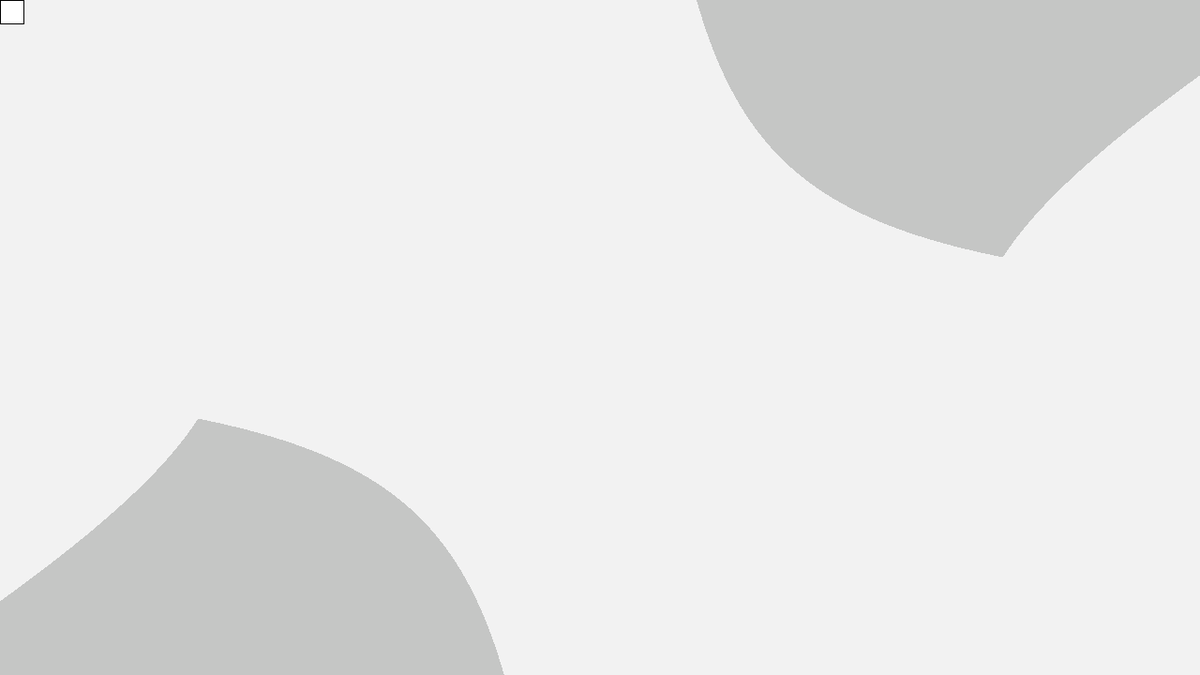
Frame 1 (no input)
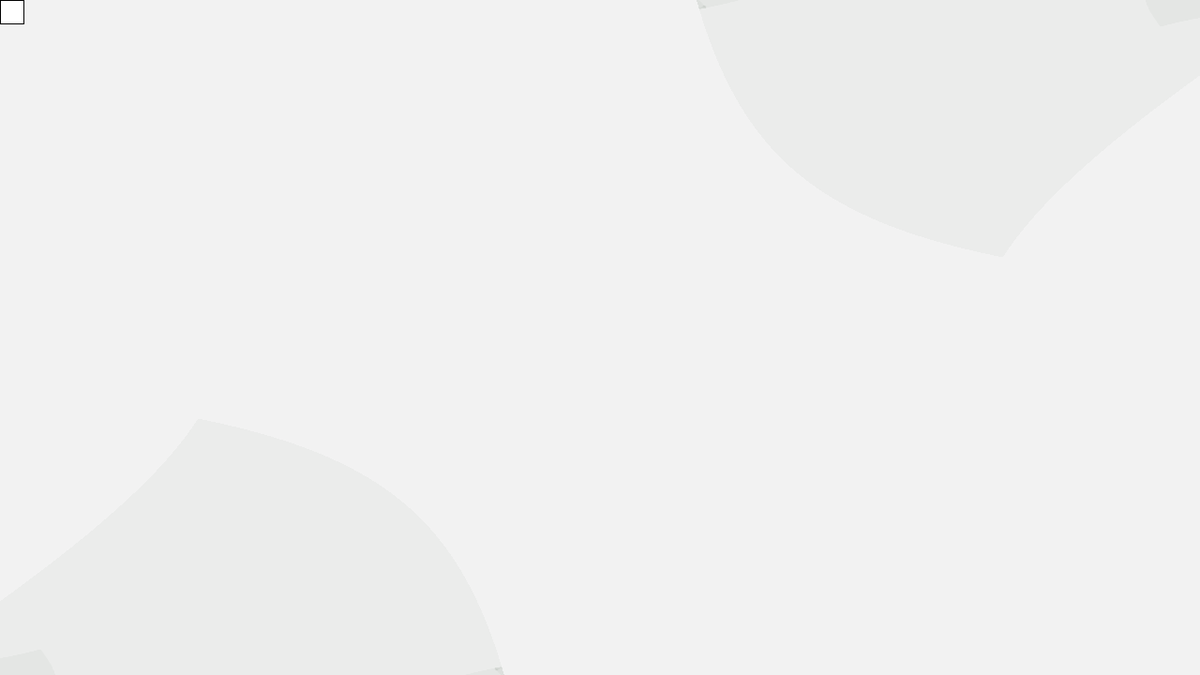
Frame 60 (the mouse pressed at the canvas centre just before this capture)
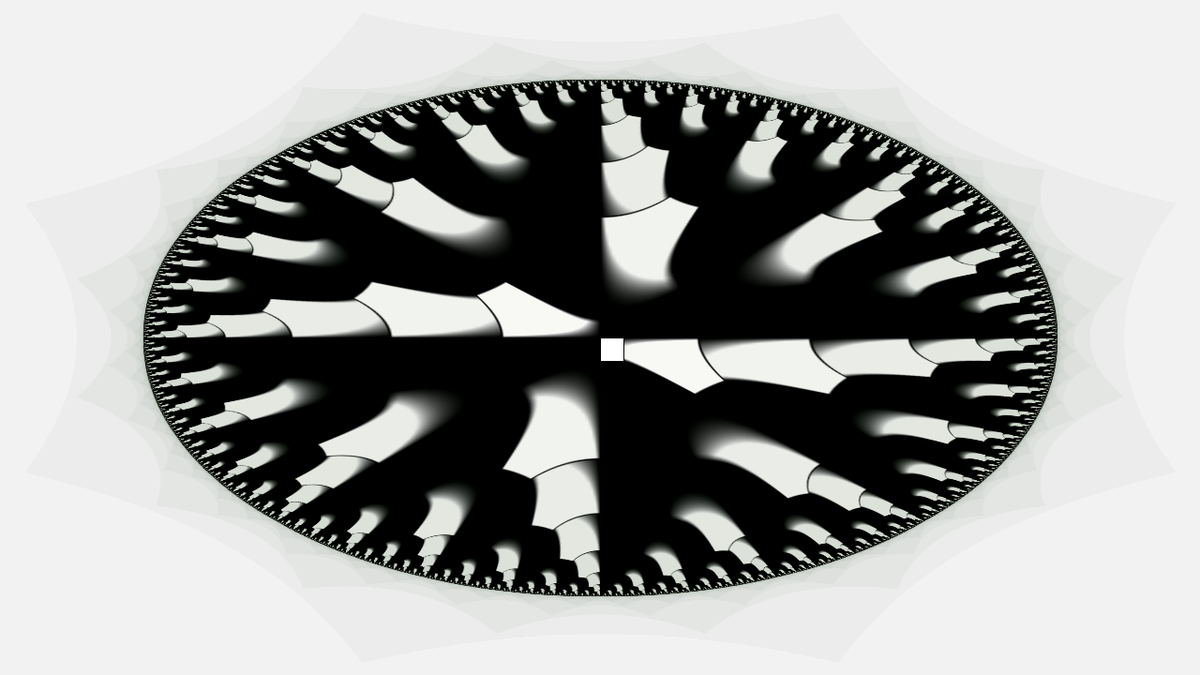
Frame 120 (the mouse held since frame 60 and released just before this capture)

The Processing sketch that drew these frames (run headless with seeded random() and noise(); from frame 60 on, the mouse is pressed at the canvas centre):

// Processing sketch: processing_26814
// ── processing_26814.pde


//Adjustment to size. 
//Several adjustments to values below to recreate image.
void setup() {
    size(1280, 720);
    smooth();

}
 
public void draw() {
    loadPixels();
    for (int x = 0; x < width; x++) {
        for (int y = 0; y < height; y++) {
 
            float u, v, zoom, c_real, c_imaginary, julia_u, julia_v;
 //the following three values specify the shape of the fractal
            zoom = 1.84f + (mouseY - width/2)*0.0008;
            //original values - 0.005
            c_real = -0.25f - (mouseY - width/2)*0.0009;
            c_imaginary = - (mouseX - width/2)*0.001;
 
            u = ((float) x / (float) width - 0.5f) * zoom;
            v = ((float) y / (float) height - 0.5f) * zoom;
 
            julia_u = (u * u - v * v + c_real + 0.5f) * width;
            julia_v = (2 * u * v + c_imaginary + 0.5f) * height;
  
            VectorType complex_squared = new VectorType(julia_u, julia_v);
            int col = getColor(complex_squared, pixels);
            set(x, y, col);
        }
    }
 //add some kick - bring mouse in 
    rect(mouseX, mouseY, 25, 25);
 

}


public int getColor(VectorType subPixelPosition, int[] sourcePixels) {
    int x = floor(subPixelPosition.x);
    int y = floor(subPixelPosition.y);
    float u = subPixelPosition.x - x;
    float v = subPixelPosition.y - y;
 
    if (x < 0 || y < 0 || x >= width - 1 || y >= height - 1) {
        return color(242);
    }
 
    int indexTopLeft = x + y * width;
    int indexTopRight = x + 1 + y * width;
    int indexBottomLeft = x + (y + 1) * width;
    int indexBottomRight = x + 1 + (y + 1) * width;
 
    try {
        int col = lerpColor(lerpColor(sourcePixels[indexTopLeft],
                sourcePixels[indexTopRight], u), lerpColor(
                sourcePixels[indexBottomLeft],
                sourcePixels[indexBottomRight], u), v);
        float r = red(col);
        float g = green(col);
        float b = blue(col);
 
        r = constrain(r - 7, 0, 335); // affect return to color
        g = constrain(g - 6, 0, 255);
        b = constrain(b - 7, 0, 245);
 
        return color(r, g, b);
    } catch (Exception e) {
        System.out.println("getBufferColor: " + x + " | " + y);
    }
    return color(0);
}
 
public class VectorType {
    float x, y;
 
    public VectorType() {
        x = 0;
        y = 0;
    }
 
    public VectorType(float x, float y) {
        this.x = x;
        this.y = y;
    }
 
    public VectorType(VectorType v) {
        x = v.x;
        y = v.y;
       
          
    }
 
    public VectorType add(VectorType vector) {
        x += vector.x;
        y += vector.y;
 
        return this;
    }
 
    public VectorType sub(VectorType vector) {
        x -= vector.x;
        y -= vector.y;
 
        return this;
    }
 
    public float distance(VectorType theOtherVector) {
        return sqrt((x - theOtherVector.x) * (x - theOtherVector.x)
                + (y - theOtherVector.y) * (y - theOtherVector.y));
    }
 
}

//Dynamic Fractal Experiments
//Original Sources: Processing.org, F. Wotzel
